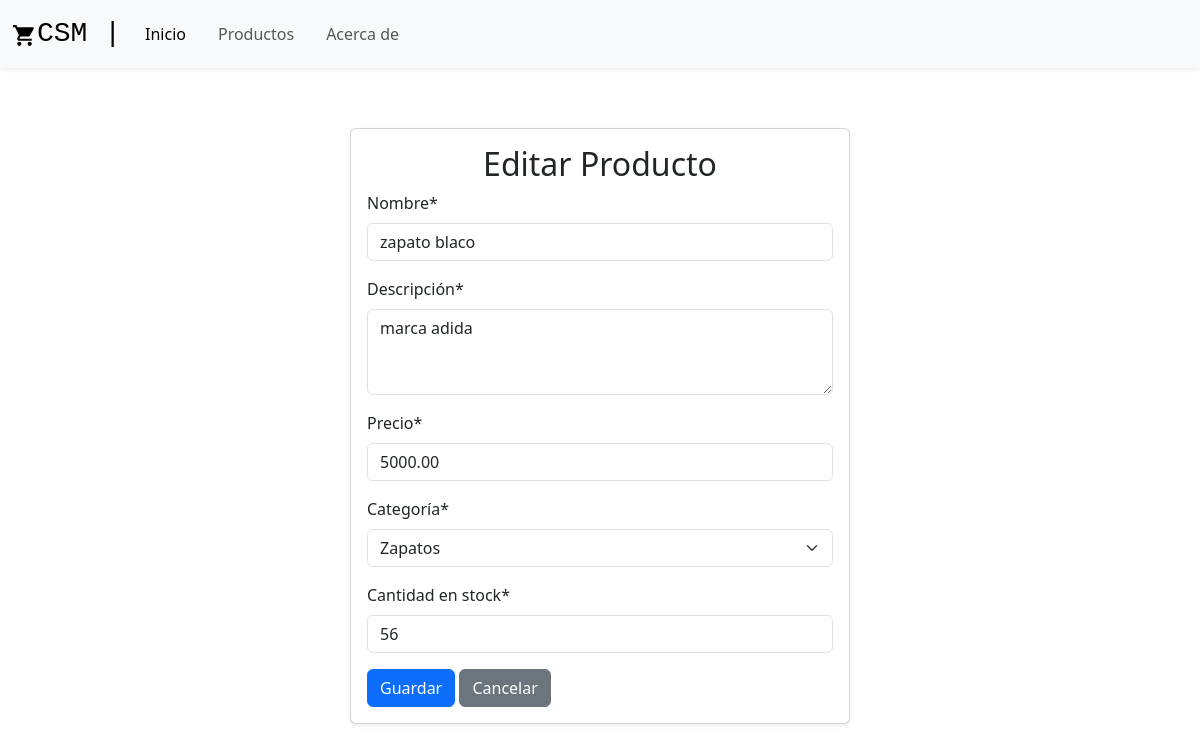
Screenshot of /productos/78/editar with the database file from the repository.
### supermercado_app/models.py (models this page shows, shortened)
class Producto(models.Model):
    CATEGORIA_CHOICES = (
    ('alimentos', 'Alimentos'),
    ('snacks', 'Snacks'),
    ('bebidas', 'bebidas'),
    ('ropa', 'Ropa'),
    ('zapatos', 'Zapatos'),
    ('maquillaje', 'Maquillaje'),
    ('deportes', 'Deportes'),
    ('electrodomesticos', 'Electrodomésticos'),
    ('limpieza', 'Limpieza'),
    ('higiene_personal', 'Higiene Personal'),
    ('cuidado_hogar', 'Cuidado del Hogar'),
    ('tecnolgia', 'Tecnología')
    )
    id_producto = models.AutoField(primary_key = True)
    nombre = models.CharField(max_length=100, verbose_name='Nombre')
    descripcion = models.TextField(verbose_name='Descripcion')
    precio = models.DecimalField(max_digits=10, decimal_places=2, verbose_name='Precio')
    categoria = models.CharField(max_length=20, choices=CATEGORIA_CHOICES, verbose_name='Categoría')
    stock = models.IntegerField(verbose_name='Cantidad en stock')

### supermercado_app/views.py (the view)
# urls.py: path('productos/<int:id>/editar', views.editar_producto, name='editar_producto'),
def editar_producto(request, id):
    producto = get_object_or_404(Producto, pk=id)
    template = 'producto_form.html'
    if request.method == 'POST':
        producto_form = ProductoForm(request.POST, instance=producto)
        if producto_form.is_valid():
            producto_form.save()
            messages.success(request, 'Producto actualizado exitosamente.')
            return redirect('listado')
        else:
            messages.error(request, 'Ha ocurrido un error. Por favor, verifica los datos ingresados.')
            return render(request, template, {'form': producto_form})
    else:
        producto_form = ProductoForm(instance=producto)
        return render(request, template, {'form': producto_form})

### supermercado_app/form.py
class ProductoForm(forms.ModelForm):
    def __init__(self, *args, **kwargs):
        super(ProductoForm, self).__init__(*args, **kwargs)
        self.helper = FormHelper()
        self.helper.form_method = 'post'
        self.helper.add_input(Submit('submit', 'Guardar'))
        self.helper.form_class = 'form-control'  # Agregar la clase 'form-control' de Bootstrap al formulario
        self.helper.layout = Layout(
            'nombre',
            'descripcion',  # 'descripcion' es el nombre del campo en tu modelo
            'precio',
            'categoria',
            'stock',
        )
        self.fields['descripcion'].widget.attrs.update({'class': 'form-control my-textarea', 'rows': 3})
    class Meta:
        model = Producto
        fields = ('nombre','descripcion', 'precio', 'categoria', 'stock' )
        labels = {
            'nombre': 'Nombre',
            'descripcion': 'Descripción',
            'precio': 'Precio',
            'categoria': 'Categoría',
            'stock': 'Cantidad en stock'
        }

### supermercado_app/templates/producto_form.html (shortened to what this page needs)
{% extends 'base.html' %}
{% load static %}
{% load crispy_forms_tags %}
{% block main %}
<head>
  <link rel="stylesheet" href="{% static 'css/styles.css' %}">
</head>
<div
  class="card-container d-flex justify-content-center align-items-center flex-column ">
  <div class="card-form card shadow-sm">
    <div class="card-body ">
      <h2 class=" card-title text-center">
        {% if form.instance.pk %}Editar{% else %}Agregar{% endif %} Producto
      </h2>
      <form method="POST">
        {% csrf_token %} {{ form|crispy }}
        <button type="submit" class="btn btn-primary">Guardar</button>
        <a class="btn btn-secondary btn-block" href="{% url 'listado' %}">Cancelar</a>
      </form>
    </div>
  </div>
</div>
{% endblock main %}

### supermercado_app/static/css/styles.css (style rules this page uses)
.card-form { width: 500px; margin-top: 60px; margin-bottom: 60px; }

### rows the page displays
Producto: nombre "zapato blaco", descripcion "marca adida", precio "5000.00", categoria "Zapatos", stock "56"
